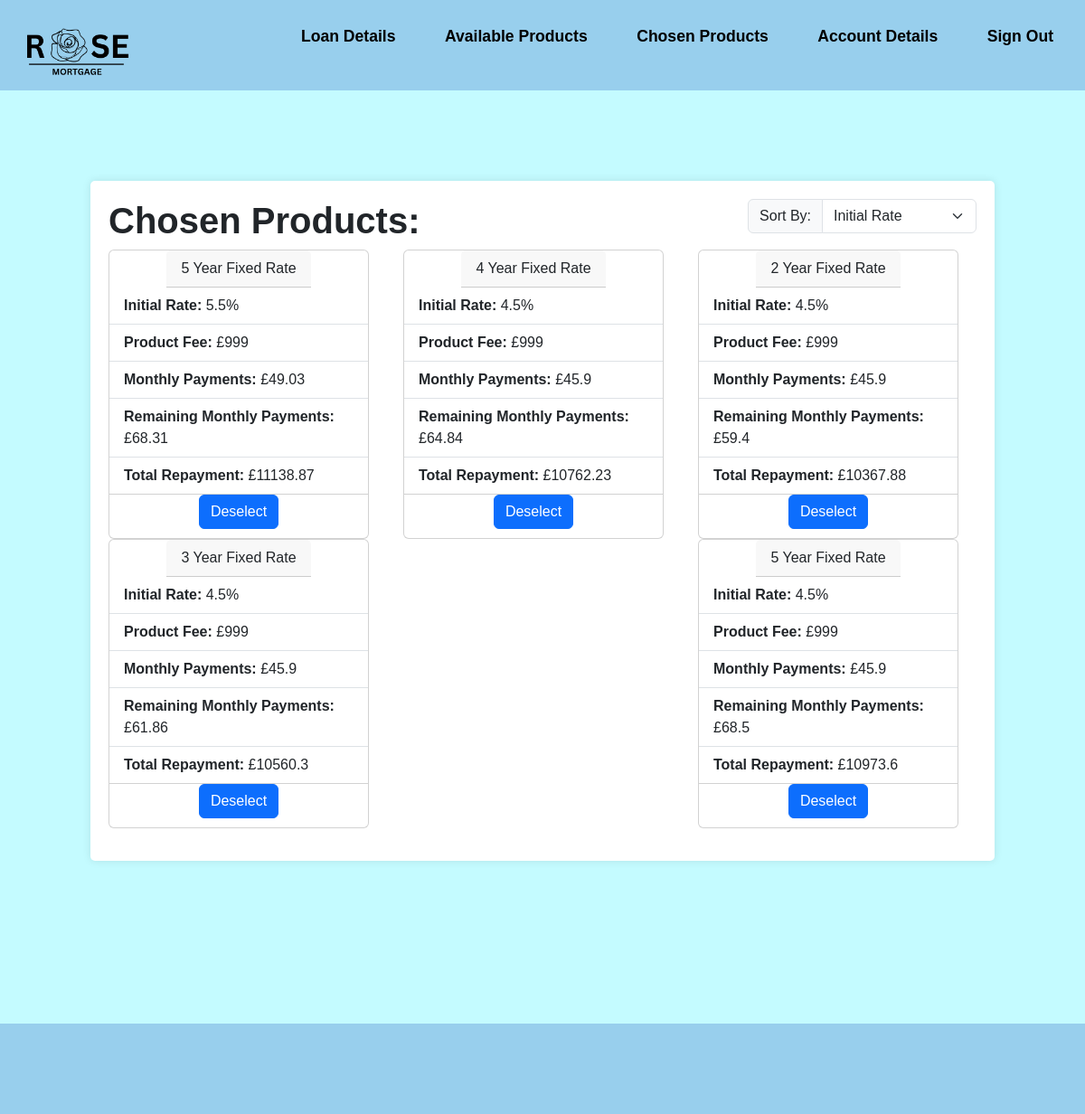
The app's page /MemberChosenProducts.php (signed in) with its own data.
### tables this page shows
CREATE TABLE "Quote" (
	"Quote_ID"	INTEGER NOT NULL,
	"Product_ID"	INTEGER NOT NULL,
	"RegisteredUser_ID"	INTEGER NOT NULL,
	"product_starred"	INTEGER NOT NULL,
	FOREIGN KEY("Quote_ID") REFERENCES "Quote"("Quote_ID"),
	FOREIGN KEY("RegisteredUser_ID") REFERENCES "RegisteredUser"("RegisteredUser_ID"),
	FOREIGN KEY("Product_ID") REFERENCES "Product"("Product_ID"),
	PRIMARY KEY("Quote_ID" AUTOINCREMENT)
);

CREATE TABLE "Product" (
	"Product_ID"	INTEGER NOT NULL,
	"Broker_ID"	INTEGER NOT NULL,
	"YearRate"	INTEGER NOT NULL,
	"ProductType"	TEXT NOT NULL,
	"expected_income"	INTEGER NOT NULL,
	"expected_credit_score"	INTEGER NOT NULL,
	"initial_interest_rate"	REAL NOT NULL,
	"ProductFee"	INTEGER NOT NULL,
	"ltv_ratio"	REAL NOT NULL,
	"aDraft"	INTEGER NOT NULL,
	PRIMARY KEY("Product_ID" AUTOINCREMENT),
	FOREIGN KEY("Broker_ID") REFERENCES "Broker"("Broker_ID")
);

CREATE TABLE "financialdetails" (
	"financial_ID"	INTEGER,
	"RegisteredUser_ID"	INTEGER NOT NULL,
	"annual_income"	INTEGER NOT NULL,
	"additional_income_amount"	INTEGER NOT NULL,
	"total_balance"	INTEGER NOT NULL,
	"other_commitments"	TEXT NOT NULL,
	"monthly_spending_amounts"	INTEGER NOT NULL,
	"credit_score"	TEXT NOT NULL,
	"mortgage_reason"	TEXT NOT NULL,
	"estimated_property_value"	INTEGER NOT NULL,
	"borrow_amount"	INTEGER NOT NULL,
	"mortgage_term"	INTEGER NOT NULL,
	"user_ltv"	INTEGER,
	FOREIGN KEY("RegisteredUser_ID") REFERENCES "RegisteredUser"("RegisteredUser_ID"),
	PRIMARY KEY("financial_ID" AUTOINCREMENT)
);

### MemberChosenProducts.php (the view, shortened to what this page needs)
<?php
require_once 'connection.php';
$RegisteredUser_ID = $_SESSION['RegisteredUser_ID'];
$sql = "SELECT *
        FROM Quote
        LEFT JOIN RegisteredUser ON (Quote.RegisteredUser_ID = RegisteredUser.RegisteredUser_ID)
        LEFT JOIN Product ON (Quote.Product_ID = Product.Product_ID)
        LEFT JOIN financialdetails ON (financialdetails.RegisteredUser_ID = RegisteredUser.RegisteredUser_ID)
        WHERE product_starred = 1
        AND RegisteredUser.RegisteredUser_ID = :registered_user_id
        ";
$sortingOption = isset($_GET['sort']) ? $_GET['sort'] : '1';
if($sortingOption == '1'){
    $sql .= "ORDER BY Product.initial_interest_rate DESC";
   } else if ($sortingOption == '2'){
    $sql .= "ORDER BY Product.YearRate DESC";
    } else if ($sortingOption == '3'){
    $sql .= "ORDER BY Product.YearRate DESC";
    }
$statement = $db->query($sql);
$statement->bindParam(':registered_user_id', $RegisteredUser_ID);
$statement->execute();
?>
<!DOCTYPE html>
<html lang="en">
<head>
    <link rel="stylesheet"
        href="https://cdn.jsdelivr.net/npm/bootstrap@5.3.2/dist/css/bootstrap.min.css"
>
    <link rel="stylesheet" href="style.css">
</head>
<body>
    <header class="flex-container">
        <a href="MemberViewProducts.php"> <img src="Assets/logo.png" alt="Rose Mortgage"> </a>
        <div>
            <ul class="nav-links">
                <li><a href="Loan-details.php">Loan Details</a></li>
                <li><a href="MemberViewProducts.php">Available Products</a></li>
                <li><a href="MemberChosenProducts.php">Chosen Products</a></li>
                <li><a href="MemberAccountDetails.php">Account Details</a></li>
                <li><a href="home.php">Sign Out</a></li>
            </ul>
        </div>
    </header>
    <div class="largecontainer">
        <div class="flex-container">
            <div>
                <h1><b>Chosen Products:</b></h1>
            </div>
            <div>
                <div class="input-group mb-3">
                    <label class="input-group-text" for="inputGroupSelect01">Sort By:</label>
                    <select class="form-select" id="inputGroupSelect01" onchange="sortProducts()">
                        <option value="1"<?php echo ($sortingOption == '1')? 'selected' : '';?>>Initial Rate</option>
                    </select>
                </div>
            </div>
        </div>
        <div class="flex-table">
            <?php while ($row = $statement->fetch(PDO::FETCH_ASSOC)) {
                $initialmonthlyInterestRate = $row["initial_interest_rate"] / 100/ 12;
                $initialmonths = $row["mortgage_term"]*12;
                $initialmonthlyPayments = $row["borrow_amount"] * (($initialmonthlyInterestRate * pow((1 + $initialmonthlyInterestRate), $initialmonths)) / (pow((1 + $initialmonthlyInterestRate), $initialmonths) - 1));
                $initialrounded = round($initialmonthlyPayments,2);
                if ($row["ProductType"] = "Fixed Rate") {
                    $remainingmonthlyInterestRate = 7.5/100/12;
                    $remainingmonths = ($row["mortgage_term"] - $row["YearRate"]) * 12;
                    $remainingamount = ($row["borrow_amount"] - ($row["YearRate"] * $initialmonthlyPayments));
                    $remainingmonthlyPayments = $remainingamount * (($remainingmonthlyInterestRate * pow((1 + $remainingmonthlyInterestRate), $remainingmonths)) / (pow((1 + $remainingmonthlyInterestRate), $remainingmonths) - 1));
                    $remainingrounded = round($remainingmonthlyPayments,2);
                }
                $totalpayment = (($row["YearRate"]*12)*$initialmonthlyPayments) + ((($row["mortgage_term"]-$row["YearRate"])*12)*$remainingmonthlyPayments);
                $totalrounded = round($totalpayment,2);
                ?>
                <div class="card" style="width: 18rem;">
                    <div class="card-header">
                        <?php echo $row["YearRate"] . " Year " . $row["ProductType"]; ?>
                    </div>
                    <ul class="list-group list-group-flush">
                        <li class="list-group-item"><b>Initial Rate: </b><?php echo $row["initial_interest_rate"]; ?>%</li>
                        <li class="list-group-item"><b>Product Fee: </b><?php echo $row["ProductFee"]; ?></li>
                        <li class="list-group-item"><b>Monthly Payments: </b>£<?php echo $initialrounded; ?></li>
                        <li class="list-group-item"><b>Remaining Monthly Payments: </b>£<?php echo $remainingrounded; ?></li>
                        <li class="list-group-item"><b>Total Repayment: </b>£<?php echo $totalrounded; ?></li>
                    </ul>
                    <form method="post" action="">
                        <button type="submit" name="deselect" class="btn btn-primary">Deselect</button>
                    </form>
                </div>
            <?php } ?>
        </div>
    </div>
    <footer>
    </footer>
</body>
</html>

### style.css (style rules this page uses)
* { margin: 0; padding: 0; text-decoration: none; font-family: Arial, Helvetica, sans-serif; box-sizing: border-box; list-style: none; }
a { color: #000; text-decoration: none; }
header { background-color: #98CFED; padding: 10px; color: black; height: 100px; width: 100%; top: 0; display: flex; justify-content: flex-start; align-items: center; z-index: 1000; }
.nav-links li { display: inline-block; position: relative; margin: 0 25px; }
.nav-links li a { font-weight: bold; font-size: 1.1rem; text-decoration: none; color: black; }
.nav-links li::after { content: ''; width: 0%; height: 2px; background: #000; display: block; margin: auto; position: absolute; top: 100%; left: 50%; transform: translate(-50%); transition: 0.7s; }
header img { width: 150px; height: auto; }
body { background-color: #c4fbff; display: flex; flex-direction: column; min-height: 100vh; }
input[type="number"], button { width: 100%; padding: 10px; margin-bottom: 10px; border-radius: 3px; border: 1px solid #ccc; }
button { background-color: #007BFF; color: #fff; cursor: pointer; }
.card { height: 100%; display: flex; justify-content: center; align-items: center; }
ul { flex: 1; margin-bottom: 20px; }
ul li { list-style-type: disc; }
.largecontainer { width: 1000px; margin: 100px auto 80px; padding: 20px; background-color: #fff; border-radius: 5px; box-shadow: 0 0 10px rgba(0, 0, 0, 0.1); }
.flex-container { display: flex; flex-direction: row; justify-content:space-between; }
.flex-table { display:flex; flex-direction: row; flex-wrap: wrap; align-content: flex-start; justify-content: space-between; margin-right: 20px; margin-bottom: 1em; }
label { display: block; font-weight: bold; }
.input-group { margin-bottom: 20px; }
footer { background-color: #98CFED; padding: 10px; color: black; height: 100px; width: 100%; bottom: 0; z-index: 1000; margin-top: 100px; }

### records on screen
quote: Product_ID.YearRate "5", Product_ID.ProductType "Fixed Rate", Product_ID.initial_interest_rate "5.5", Product_ID.ProductFee "£999", financialdetails.borrow_amount+mortgage_term "49.03", financialdetails.borrow_amount "68.31", Product_ID.mortgage_term "11138.87"
quote: Product_ID.YearRate "4", Product_ID.ProductType "Fixed Rate", Product_ID.initial_interest_rate "4.5", Product_ID.ProductFee "£999", financialdetails.borrow_amount+mortgage_term "45.9", financialdetails.borrow_amount "64.84", Product_ID.mortgage_term "10762.23"
quote: Product_ID.YearRate "2", Product_ID.ProductType "Fixed Rate", Product_ID.initial_interest_rate "4.5", Product_ID.ProductFee "£999", financialdetails.borrow_amount+mortgage_term "45.9", financialdetails.borrow_amount "59.4", Product_ID.mortgage_term "10367.88"
quote: Product_ID.YearRate "3", ProductType "Fixed Rate", Product_ID.initial_interest_rate "4.5", Product_ID.ProductFee "£999", financialdetails.borrow_amount+mortgage_term "45.9", financialdetails.borrow_amount "61.86", Product_ID.mortgage_term "10560.3"
quote: Product_ID.YearRate "5", ProductType "Fixed Rate", Product_ID.initial_interest_rate "4.5", Product_ID.ProductFee "£999", financialdetails.borrow_amount+mortgage_term "45.9", financialdetails.borrow_amount "68.5", Product_ID.mortgage_term "10973.6"
